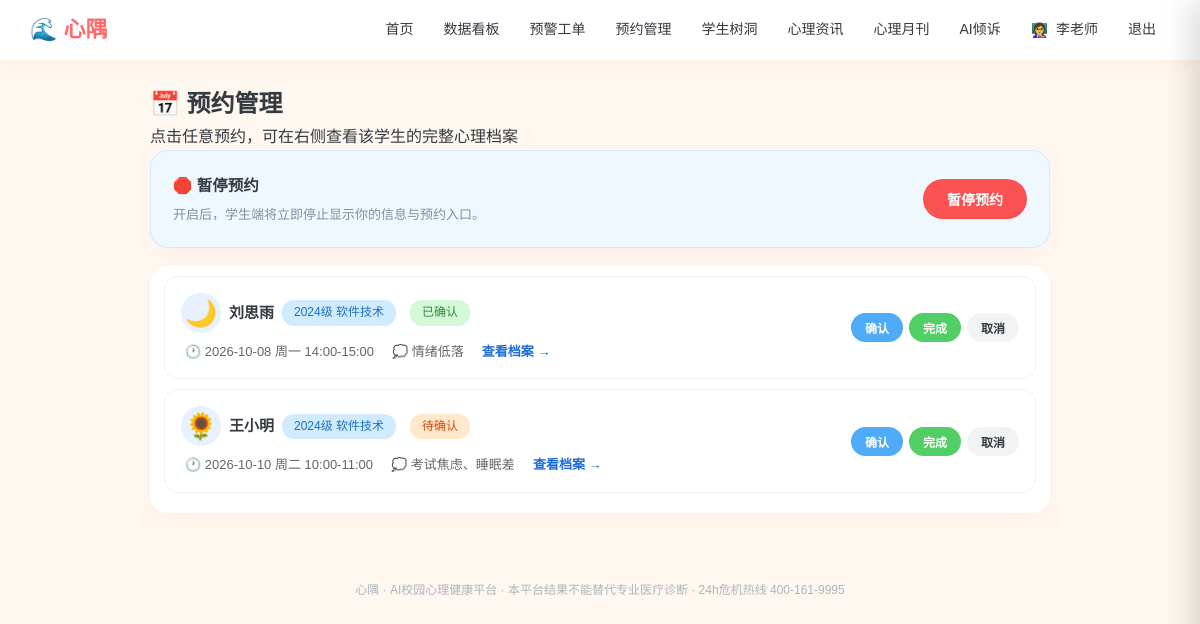
Page /manage_booking (signed in) on the earlier database version.
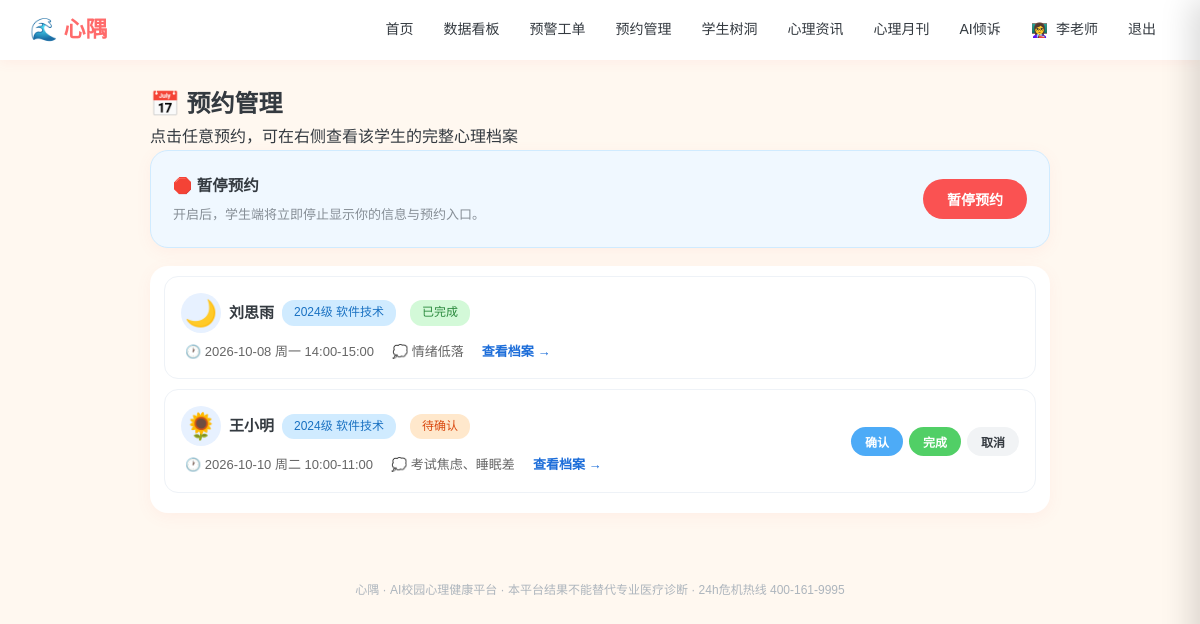
Same page on the later database version.
### models.py (models this page shows)
class Appointment(db.Model):
    __tablename__ = "appointments"
    id = db.Column(db.Integer, primary_key=True)
    counselor_id = db.Column(db.Integer, db.ForeignKey("users.id"))
    student_id = db.Column(db.Integer, db.ForeignKey("users.id"))
    date = db.Column(db.String(16))
    time_slot = db.Column(db.String(32))
    topic = db.Column(db.String(256), default="")
    status = db.Column(db.String(16), default="pending")  #pending/confirmed/done/cancelled
    created_at = db.Column(db.DateTime, default=datetime.now)

### app.py (the view)
@app.route("/manage_booking")
@login_required(role="counselor")
def manage_booking(u):
    rows = Appointment.query.filter_by(counselor_id=u.id).order_by(Appointment.created_at.desc()).all()
    users = {x.id: x for x in User.query.all()}
    co = Counselor.query.filter_by(user_id=u.id).first()
    is_pausing = bool(co and co.is_pausing)
    return render_template("manage_booking.html", u=u, rows=rows, users=users,is_pausing=is_pausing)

### app.py (called while the page is built)
def login_required(role=None):
    def decor(f):
        @wraps(f)
        def wrapper(*args,**kwargs):
            uid = session.get("uid")
            if not uid:
                return redirect(url_for("login", next=request.path))
            u = db.session.get(User, uid)
            if not u:
                session.clear()
                return redirect(url_for("login"))
            if not u.profile_completed and request.endpoint not in (
                    "profile", "logout", "static", "avatar_upload"):
                flash("首次登录请先完善你的基本信息", "warn")
                return redirect(url_for("profile"))
            if role and u.role != role:
                flash("该页面需要相应权限", "warn")
                return redirect(url_for("index"))
            return f(u, *args, **kwargs)
        return wrapper
    return decor

### templates/manage_booking.html (shortened to what this page needs)
{% extends "base.html" %}
{% block body %}
<div class="mb-page">
  <div class="page-head">
    <h2>📅 预约管理</h2>
    <p>点击任意预约，可在右侧查看该学生的完整心理档案</p>
  </div>
  <div class="card mb-pause">
    <div style="flex:1">
      <h3 style="margin:0;font-size:15.5px">🛑 暂停预约</h3>
      <p style="font-size:13px;color:#868e96;margin-top:5px">
        {{ '暂停中：学生端将不再显示你的信息，也无法向你提交预约。' if is_pausing else '开启后，学生端将立即停止显示你的信息与预约入口。' }}
      </p>
    </div>
    <form method="post" action="{{ url_for('manage_booking_pause') }}">
      <button class="btn {{ 'btn-danger' if not is_pausing else 'btn-mint' }}" type="submit">
        {{ '恢复预约' if is_pausing else '暂停预约' }}
      </button>
    </form>
  </div>
  <div class="card mb-list">
    {% for r in rows %}
    {% set st = users.get(r.student_id) %}
    <div class="mb-row" data-sid="{{ r.student_id }}">
      <div class="mb-row-main">
        <div class="mb-row-top">
          {% if st.avatar and st.avatar.startswith('/') %}
          <img class="mb-av-img" src="{{ st.avatar }}">
          {% else %}
          <span class="mb-av">{{ st.avatar or '🌻' }}</span>
          {% endif %}
          <b class="mb-name">{{ st.real_name or st.username }}</b>
          <span class="tag tag-blue">{{ st.grade or '' }} {{ st.major or '' }}</span>
          <span class="tag {{ 'tag-orange' if r.status=='pending' else ('tag-green' if r.status in ['confirmed','done'] else '') }}">
            {{ {'pending':'待确认','confirmed':'已确认','done':'已完成','cancelled':'已取消'}.get(r.status,r.status) }}
          </span>
        </div>
        <div class="mb-row-info">
          <span>🕐 {{ r.date }} {{ r.time_slot }}</span>
          <span>💭 {{ r.topic or '未填写主题' }}</span>
          <span class="mb-go">查看档案 →</span>
        </div>
      </div>
      {% if r.status in ['pending','confirmed'] %}
      <div class="mb-row-actions" onclick="event.stopPropagation()">
        <button type="button" class="btn btn-sm btn-sky mb-act" data-aid="{{ r.id }}" data-action="confirmed"
                data-stu="{{ st.real_name or st.username }}" data-time="{{ r.date }} {{ r.time_slot }}">确认</button>
        <button type="button" class="btn btn-sm btn-mint mb-act" data-aid="{{ r.id }}" data-action="done"
                data-stu="{{ st.real_name or st.username }}" data-time="{{ r.date }} {{ r.time_slot }}">完成</button>
        <button type="button" class="btn btn-sm btn-ghost mb-cancel" data-aid="{{ r.id }}"
                data-stu="{{ st.real_name or st.username }}" data-time="{{ r.date }} {{ r.time_slot }}">取消</button>
      </div>
      {% endif %}
    </div>
    {% else %}<p style="color:#adb5bd;padding:20px">暂无学生预约。</p>{% endfor %}
  </div>
</div>
{% endblock %}

Differences in the rows shown:
changed Appointment "周一 14:00-15:00": status "已确认" → "已完成"; no longer shows "确认 完成 取消"
